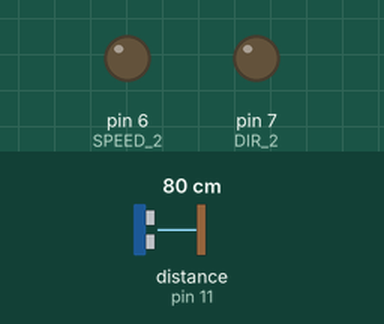
Recording of a sketch running on a simulated Arduino Uno, built with avr-gcc and run on an emulated ATmega328P. On the bench: output pins drawn as LEDs (lit = HIGH). Wiring (inferred from the names in the program): ultrasonic range finder: trigger pin 12; echo pin 11. The inputs (shaded band) are chosen by the test bench; at power-on: distance to the obstacle (sensor on pin 11) 80 cm. The echo pulse lasts 58.3 µs per cm; pins used as bus, display or sensor lines are not drawn.

Above: at 1.2 s.
1.3 s: distance to the obstacle (sensor on pin 11) set to 44 cm
2.8 s: distance to the obstacle (sensor on pin 11) set to 39 cm
At 3.7 s:
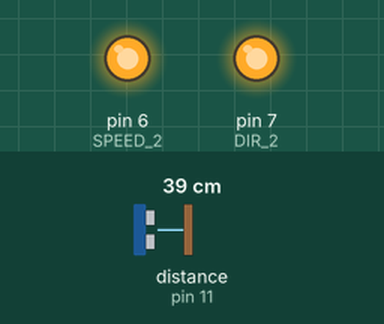
4.5 s: distance to the obstacle (sensor on pin 11) set to 24 cm
6.0 s: distance to the obstacle (sensor on pin 11) set to 19 cm
At 7.0 s:
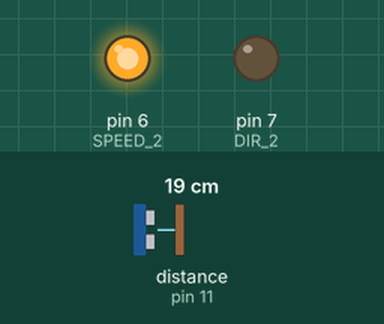
7.5 s: distance to the obstacle (sensor on pin 11) set to 35 cm
At 8.5 s:
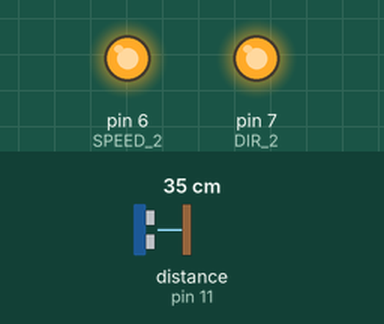
9.0 s: distance to the obstacle (sensor on pin 11) set to 2 cm
At 10.2 s:
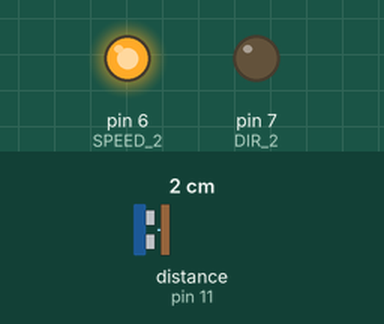
Timing chart, 0 to 11.6 s (numbered marks = the images above; inputs shaded):
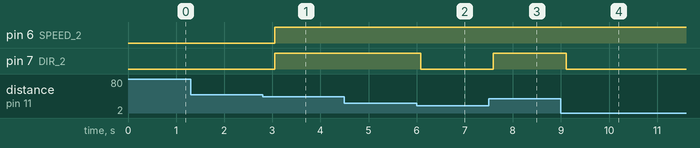

The sketch:

sketch.ino
```cpp
#define PIN_TRIG 12
#define PIN_ECHO 11
#define SPEED_2 6
#define DIR_2 7
long duration, cm;

void setup() {

pinMode(PIN_TRIG, OUTPUT);
pinMode(PIN_ECHO, INPUT);
pinMode(6, OUTPUT);
pinMode(7, OUTPUT);
}

void loop() {

digitalWrite(PIN_TRIG, LOW);
delayMicroseconds(5);
digitalWrite(PIN_TRIG, HIGH);

delayMicroseconds(10);
digitalWrite(PIN_TRIG, LOW);

duration = pulseIn(PIN_ECHO, HIGH);

cm = (duration / 2) / 29.1;
if (cm<=20){
digitalWrite(DIR_2, LOW);
analogWrite(SPEED_2, 255);
}
else if (cm<=40 && cm>20){
digitalWrite(DIR_2, HIGH);
analogWrite(SPEED_2, 255);
}
else if (cm>40){

analogWrite(SPEED_2, 0);
}
delay(250);
}
```

Measured:
- the behaviour switches between 42 and 41 cm on distance to the obstacle (sensor on pin 11) (found by bisection; images 0 and 1)
- the behaviour switches between 22 and 21 cm on distance to the obstacle (sensor on pin 11) (found by bisection; images 1 and 2)
- after the input at 1.3 s, every drawn part: stays the same
- after the input at 2.8 s, pin 6 (SPEED_2), pin 7 (DIR_2): LOW → HIGH after 0.25 s
- after the input at 4.5 s, every drawn part: stays the same
- after the input at 6.0 s, pin 7 (DIR_2): HIGH → LOW after 0.08 s
- after the input at 7.5 s, pin 7 (DIR_2): LOW → HIGH after 0.09 s
- after the input at 9.0 s, pin 7 (DIR_2): HIGH → LOW after 0.11 s
